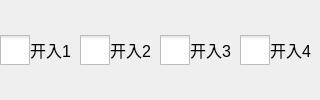
               <widget class="QWidget" name="page_11">
                <layout class="QHBoxLayout" name="horizontalLayout_14">
                 <property name="spacing">
                  <number>0</number>
                 </property>
                 <property name="leftMargin">
                  <number>0</number>
                 </property>
                 <property name="topMargin">
                  <number>0</number>
                 </property>
                 <property name="rightMargin">
                  <number>0</number>
                 </property>
                 <property name="bottomMargin">
                  <number>0</number>
                 </property>
                 <item>
                  <widget class="QCheckBox" name="checkBox_30">
                   <property name="minimumSize">
                    <size>
                     <width>30</width>
                     <height>30</height>
                    </size>
                   </property>
                   <property name="maximumSize">
                    <size>
                     <width>30</width>
                     <height>30</height>
                    </size>
                   </property>
                   <property name="styleSheet">
                    <string notr="true">QCheckBox::indicator {
    width: 30px;
    height: 30px;
}</string>
                   </property>
                   <property name="text">
                    <string/>
                   </property>
                  </widget>
                 </item>
                 <item>
                  <widget class="QLabel" name="label_54">
                   <property name="minimumSize">
                    <size>
                     <width>50</width>
                     <height>30</height>
                    </size>
                   </property>
                   <property name="maximumSize">
                    <size>
                     <width>50</width>
                     <height>30</height>
                    </size>
                   </property>
                   <property name="font">
                    <font>
                     <pointsize>12</pointsize>
                    </font>
                   </property>
                   <property name="text">
                    <string>开入1</string>
                   </property>
                  </widget>
                 </item>
                 <item>
                  <widget class="QCheckBox" name="checkBox_31">
                   <property name="minimumSize">
                    <size>
                     <width>30</width>
                     <height>30</height>
                    </size>
                   </property>
                   <property name="maximumSize">
                    <size>
                     <width>30</width>
                     <height>30</height>
                    </size>
                   </property>
                   <property name="styleSheet">
                    <string notr="true">QCheckBox::indicator {
    width: 30px;
    height: 30px;
}</string>
                   </property>
                   <property name="text">
                    <string/>
                   </property>
                  </widget>
                 </item>
                 <item>
                  <widget class="QLabel" name="label_55">
                   <property name="minimumSize">
                    <size>
                     <width>50</width>
                     <height>30</height>
                    </size>
                   </property>
                   <property name="maximumSize">
                    <size>
                     <width>50</width>
                     <height>30</height>
                    </size>
                   </property>
                   <property name="font">
                    <font>
                     <pointsize>12</pointsize>
                    </font>
                   </property>
                   <property name="text">
                    <string>开入2</string>
                   </property>
                  </widget>
                 </item>
                 <item>
                  <widget class="QCheckBox" name="checkBox_32">
                   <property name="minimumSize">
                    <size>
                     <width>30</width>
                     <height>30</height>
                    </size>
                   </property>
                   <property name="maximumSize">
                    <size>
                     <width>30</width>
                     <height>30</height>
                    </size>
                   </property>
                   <property name="styleSheet">
                    <string notr="true">QCheckBox::indicator {
    width: 30px;
    height: 30px;
}</string>
                   </property>
                   <property name="text">
                    <string/>
                   </property>
                  </widget>
                 </item>
                 <item>
                  <widget class="QLabel" name="label_56">
                   <property name="minimumSize">
                    <size>
                     <width>50</width>
                     <height>30</height>
                    </size>
                   </property>
                   <property name="maximumSize">
                    <size>
                     <width>50</width>
                     <height>30</height>
                    </size>
                   </property>
                   <property name="font">
                    <font>
                     <pointsize>12</pointsize>
                    </font>
                   </property>
                   <property name="text">
                    <string>开入3</string>
                   </property>
                  </widget>
                 </item>
                 <item>
                  <widget class="QCheckBox" name="checkBox_33">
                   <property name="minimumSize">
                    <size>
                     <width>30</width>
                     <height>30</height>
                    </size>
                   </property>
                   <property name="maximumSize">
                    <size>
                     <width>30</width>
                     <height>30</height>
                    </size>
                   </property>
                   <property name="styleSheet">
                    <string notr="true">QCheckBox::indicator {
    width: 30px;
    height: 30px;
}</string>
                   </property>
                   <property name="text">
                    <string/>
                   </property>
                  </widget>
                 </item>
                 <item>
                  <widget class="QLabel" name="label_57">
                   <property name="minimumSize">
                    <size>
                     <width>50</width>
                     <height>30</height>
                    </size>
                   </property>
                   <property name="maximumSize">
                    <size>
                     <width>50</width>
                     <height>30</height>
                    </size>
                   </property>
                   <property name="font">
                    <font>
                     <pointsize>12</pointsize>
                    </font>
                   </property>
                   <property name="text">
                    <string>开入4</string>
                   </property>
                  </widget>
                 </item>
                </layout>
               </widget>
